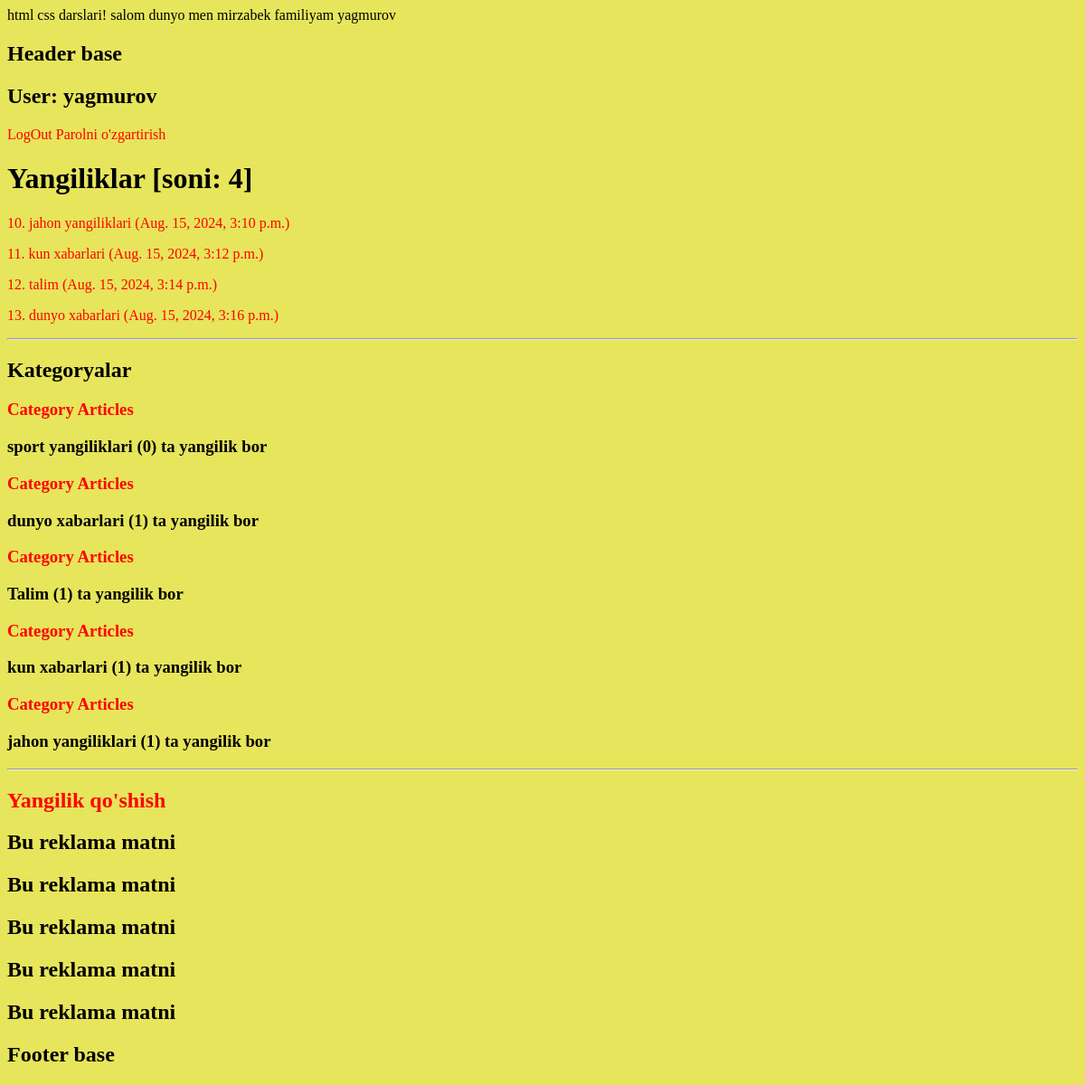
Screenshot of / (signed in) with the database file from the repository.
### home/models.py (models this page shows, shortened)
class Article(models.Model):
    user=models.ForeignKey(User, on_delete=models.CASCADE, blank=True)
    title=models.CharField(max_length=200)
    subtitle=models.CharField(max_length=300)
    slug=models.SlugField(null=True, blank=True)
    category=models.ForeignKey(Category, on_delete=models.CASCADE, null=True, related_name='articles')
    desc=models.TextField()
    photo=models.ImageField(upload_to='articles/')
    tags=models.CharField(max_length=100, null=True, blank=True)
    views=models.PositiveIntegerField(null=True, default=0)
    created_at=models.DateTimeField(auto_now_add=True, verbose_name="Yuklangan vaqti! ")
    updated_at=models.DateTimeField(auto_now=True, verbose_name="Taxrirlangan vaqti! ", null=True, )
    class Meta:
        db_table='articles'
        indexes=[
            models.Index(fields=['title', 'subtitle'])
        ]

class Category(models.Model):
    name=models.CharField(max_length=200)
    slug=models.SlugField(null=True)
    @property
    def count_articles(self):
        count_a=self.articles.all().count()
        return count_a

### home/views.py (the view)
# urls.py: path('', article_list,name='article_list'),
def article_list(request):
    articles=Article.objects.all()
    categories=Category.objects.all()
    context={
        'articles':articles,
        'categories':categories
    }
    return render(request,'index.html', context)

### templates/index.html (shortened to what this page needs)
{% extends "base.html" %}
{%block content%}
        <div>
            {% if request.user.is_authenticated%}
                <h2> User: {{request.user}}</h2>
                <a href="{% url 'logout_user' %}"> LogOut </a>
                <a href="{% url 'update_password' %}"> Parolni o'zgartirish </a>
            {%else%}
                <a href="{% url 'login' %}"> Tizimga kirish </a>
                <a href="{% url 'signup' %}"> Ro'yxatdan O'tish </a>
            {%endif%}
        </div>
        <h1> Yangiliklar  [soni: {{articles|length}}]</h1>
{%for article in articles%}
    <a href="{% url 'article-detail'  article.slug %}">
        <p> {{article.id}}. {{article.title| lower}} ({{article.created_at}}) </p>
</a>
         {% endfor %}
    <hr>
    <h2> Kategoryalar</h2>
    <h3>
        {% for category in categories %}
        <a href="{% url 'category-articles' category.slug %}">Category Articles</a>
        <p> {{category.name}} ({{ category.count_articles}}) ta yangilik bor </p>
        {% endfor %}
    </h3>
    <hr>
    <h2>
        <a href="{% url  'create' %}">
            Yangilik qo'shish
        </a>
    </h2>
{% include "ads.html" %}
{%endblock content %}

### static/style.css (style rules this page uses)
body { background-color: #e7e55b; }
a { color: #ff0000; text-decoration: none; }

### rows the page displays
Article: id "10", title "jahon yangiliklari", created_at "Aug. 15, 2024, 3:10 p.m."
Article: id "11", title "kun xabarlari", created_at "Aug. 15, 2024, 3:12 p.m."
Article: id "12", title "talim", created_at "Aug. 15, 2024, 3:14 p.m."
Article: id "13", title "dunyo xabarlari", created_at "Aug. 15, 2024, 3:16 p.m."
Category: name "sport yangiliklari", count_articles "0"
Category: name "dunyo xabarlari", count_articles "1"
Category: name "Talim", count_articles "1"
Category: name "kun xabarlari", count_articles "1"
Category: name "jahon yangiliklari", count_articles "1"

### other values shown
{{ request.user }} "yagmurov"
{{ articles|length }} "4"
